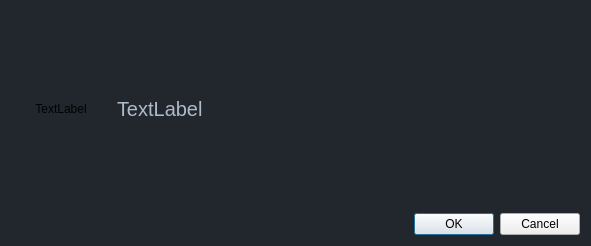
<?xml version="1.0" encoding="UTF-8"?>
<ui version="4.0">
 <class>QuestionDialog</class>
 <widget class="QDialog" name="QuestionDialog">
  <property name="geometry">
   <rect>
    <x>0</x>
    <y>0</y>
    <width>591</width>
    <height>246</height>
   </rect>
  </property>
  <property name="windowTitle">
   <string>Dialog</string>
  </property>
  <property name="styleSheet">
   <string notr="true">QDialog {background: #22272E;}</string>
  </property>
  <layout class="QVBoxLayout" name="verticalLayout">
   <item>
    <layout class="QHBoxLayout" name="horizontalLayout">
     <item>
      <widget class="QLabel" name="label_2">
       <property name="maximumSize">
        <size>
         <width>100</width>
         <height>100</height>
        </size>
       </property>
       <property name="text">
        <string>TextLabel</string>
       </property>
       <property name="alignment">
        <set>Qt::AlignCenter</set>
       </property>
      </widget>
     </item>
     <item>
      <widget class="QLabel" name="label">
       <property name="styleSheet">
        <string notr="true">QLabel {color: #ADBAC7; font-size: 20px;}</string>
       </property>
       <property name="text">
        <string>TextLabel</string>
       </property>
       <property name="wordWrap">
        <bool>true</bool>
       </property>
      </widget>
     </item>
    </layout>
   </item>
   <item>
    <widget class="QDialogButtonBox" name="buttonBox">
     <property name="orientation">
      <enum>Qt::Horizontal</enum>
     </property>
     <property name="standardButtons">
      <set>QDialogButtonBox::Cancel|QDialogButtonBox::Ok</set>
     </property>
    </widget>
   </item>
  </layout>
 </widget>
 <resources/>
 <connections>
  <connection>
   <sender>buttonBox</sender>
   <signal>accepted()</signal>
   <receiver>QuestionDialog</receiver>
   <slot>accept()</slot>
   <hints>
    <hint type="sourcelabel">
     <x>248</x>
     <y>254</y>
    </hint>
    <hint type="destinationlabel">
     <x>157</x>
     <y>274</y>
    </hint>
   </hints>
  </connection>
  <connection>
   <sender>buttonBox</sender>
   <signal>rejected()</signal>
   <receiver>QuestionDialog</receiver>
   <slot>reject()</slot>
   <hints>
    <hint type="sourcelabel">
     <x>316</x>
     <y>260</y>
    </hint>
    <hint type="destinationlabel">
     <x>286</x>
     <y>274</y>
    </hint>
   </hints>
  </connection>
 </connections>
</ui>
